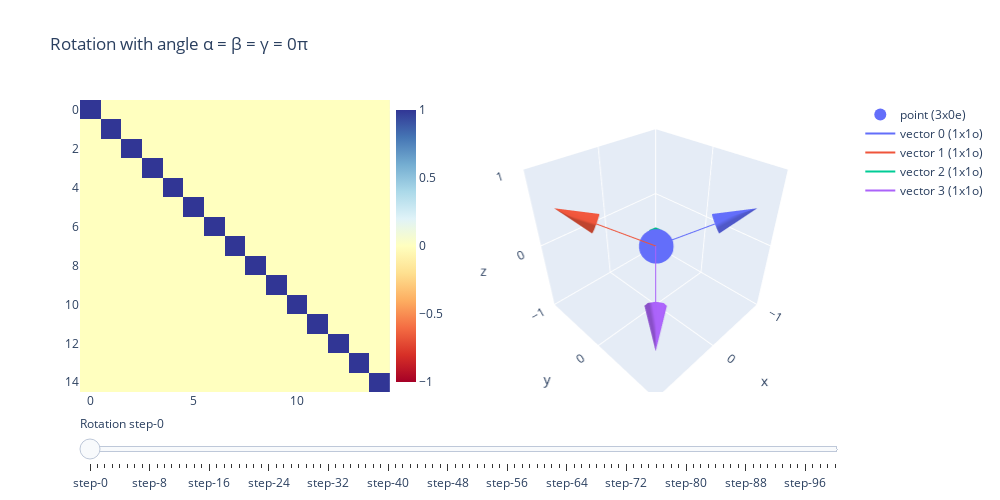

Source (notebook cell):
### Code cell
import plotly.figure_factory as ff
import plotly.graph_objects as go
import plotly.express as px
from plotly.express.colors import sample_colorscale

c = px.colors.qualitative.Plotly
# c = sample_colorscale('Viridis', np.linspace(0,1,4))

vector_flattened = np.concatenate((u[None,:],v[None,:],w[None,:]), axis=0).flatten("F")
vector_in = np.concatenate(([0,0,0], vector_flattened))

from e3nn.o3 import Irreps

irreps = Irreps("3x0e + 4x1o")

import plotly.graph_objects as go
import numpy as np
from plotly.subplots import make_subplots
import torch
t = torch.tensor

# Create figure
fig = make_subplots(rows=1, cols=2,
    specs=[[{"type": "xy"}, {"type": "scene"}]],
    column_widths=[0.45, 0.55])

# Add traces, one for each slider step
rotations = np.linspace(0, 2*np.pi, 101)
for step in rotations:
    # a small rotation around the y axis
    D = irreps.D_from_angles(alpha=t(float(step)), beta=t(float(step)), gamma=t(float(step)), k=t(0))

    # Display Heatmap
    fig.add_trace(
        go.Heatmap(visible=False, z=D, colorscale="RdYlBu", zmin=-1, zmax=1, 
        colorbar=dict(x=0.40, 
            y=0, 
            xanchor='left', 
            yanchor='bottom',
            len=1, 
            thickness=20)),
        row=1, col=1)

    # Calculate vector after rotation
    v_out = vector_in @ np.array(D)

    # Plot Points and Vectors after rotation
    fig = fig.add_trace(go.Scatter3d(
        x=v_out[0:1], y=v_out[1:2], z=v_out[2:3],
        mode='markers',
        name='point (3x0e)',
        marker=dict(
            size=12,
            color=c[0]),
        visible=False),
        row=1,
        col=2
    )
    for idx in range(n_vec):
        x_vec = np.array([v_out[0], v_out[3*idx+3]])
        y_vec = np.array([v_out[1], v_out[3*idx+4]])
        z_vec = np.array([v_out[2], v_out[3*idx+5]])
        fig.add_trace(go.Scatter3d(
            visible=False,
            x=x_vec, y=y_vec, z=z_vec,
            mode='lines', name='vector {} (1x1o)'.format(idx),
            line=dict(color=c[idx],width=2)
        ), row=1, col=2)
        x_cone = [v_out[3*idx+3]*0.9]
        y_cone = [v_out[3*idx+4]*0.9]
        z_cone = [v_out[3*idx+5]*0.9]
        u_cone = [v_out[3*idx+3]*0.3]
        v_cone = [v_out[3*idx+4]*0.3]
        w_cone = [v_out[3*idx+5]*0.3]
        fig.add_trace(go.Cone(
            x=x_cone, y=y_cone, z=z_cone, u=u_cone, v=v_cone, w=w_cone,
            showscale=False, colorscale=[[0, c[idx]], [1, c[idx]]], sizemode="absolute", visible=False
        ), row=1, col=2)

# Make first set of traces visible
# for idx in range(410, 420):
for idx in range(10):
    fig.data[idx].visible = True

# Create and add slider
steps = []
for i in range(len(rotations)):
    step = dict(
        method="update",
        args=[{"visible": [False] * len(fig.data)},
              {"title": 'Rotation with angle &#945; = &#946; = &#947; = {:.2f}&#960;'.format(0.02*i)}],  # layout attribute
            # {"title":  '&#945; =&#946;=&#947;=&#960;'}]
    )
    for idx in range(10):
        step["args"][0]["visible"][10*i+idx] = True  # Toggle i'th trace to "visible"
    steps.append(step)

sliders = [dict(
    active=0,
    currentvalue={"prefix": "Rotation "},
    steps=steps
)]

fig.update_layout(
    sliders=sliders, 
    title_text='Rotation with angle &#945; = &#946; = &#947; = 0&#960;'
)
fig.update_yaxes(autorange="reversed")
fig.update_layout(
    scene = dict(
        xaxis = dict(nticks=4, range=[-1,1]),
        yaxis = dict(nticks=4, range=[-1,1]),
        zaxis = dict(nticks=4, range=[-1,1]),
    ),
    scene_aspectmode='cube',
    autosize=False,
    width=1000,
    height=500)

fig.show()
# fig.write_image('figs/transformation.pdf')
